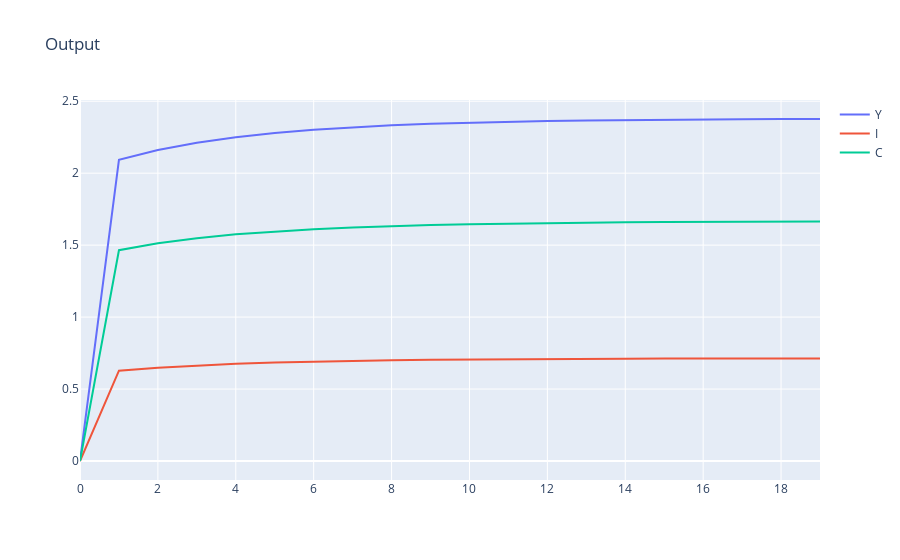

Notebook cell for this chart:
### Code cell
plot(m.time, [Y.value, I.value, C.value], "Output", ["Y", "I", "C"])

### Figure 1 — Plotly figure (JSON) as saved in the notebook; plotly's stock layout.template omitted (floating-point values rounded to 4 significant figures)
{"data": [{"mode": "lines", "name": "Y", "type": "scatter", "x": [0, 1, 2, 3, 4, 5, 6, 7, 8, 9, 10, 11, 12, 13, 14, 15, 16, 17, 18, 19], "y": [0, 2.093, 2.161, 2.211, 2.25, 2.279, 2.302, 2.319, 2.333, 2.343, 2.351, 2.357, 2.362, 2.366, 2.369, 2.371, 2.373, 2.375, 2.376, 2.376]}, {"mode": "lines", "name": "I", "type": "scatter", "x": [0, 1, 2, 3, 4, 5, 6, 7, 8, 9, 10, 11, 12, 13, 14, 15, 16, 17, 18, 19], "y": [0, 0.6278, 0.6482, 0.6634, 0.675, 0.6838, 0.6905, 0.6957, 0.6998, 0.7029, 0.7053, 0.7072, 0.7087, 0.7098, 0.7107, 0.7114, 0.7119, 0.7124, 0.7127, 0.7129]}, {"mode": "lines", "name": "C", "type": "scatter", "x": [0, 1, 2, 3, 4, 5, 6, 7, 8, 9, 10, 11, 12, 13, 14, 15, 16, 17, 18, 19], "y": [0, 1.465, 1.512, 1.548, 1.575, 1.595, 1.611, 1.623, 1.633, 1.64, 1.646, 1.65, 1.654, 1.656, 1.658, 1.66, 1.661, 1.662, 1.663, 1.664]}], "layout": {"autosize": true, "title": {"text": "Output"}, "xaxis": {"autorange": true, "range": [0, 19], "type": "linear"}, "yaxis": {"autorange": true, "range": [-0.132, 2.509], "type": "linear"}}}
